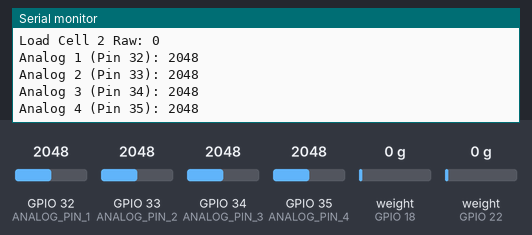
Simulated run of this sketch. Board: ESP32. Parts: the last lines printed to the serial monitor. The inputs (shaded band) are chosen by the test bench; at power-on: weight on the scale (sensors on GPIO 18, GPIO 22) 0 g, GPIO 32 (ANALOG_PIN_1) = 2048, GPIO 33 (ANALOG_PIN_2) = 2048, GPIO 34 (ANALOG_PIN_3) = 2048, GPIO 35 (ANALOG_PIN_4) = 2048.

Above: at 5.2 s.
5.3 s: weight on the scale (sensor on GPIO 18) set to 100 g
At 5.52 s:
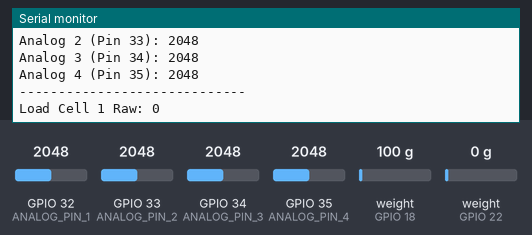
6.8 s: weight on the scale (sensor on GPIO 22) set to 100 g
At 6.93 s:
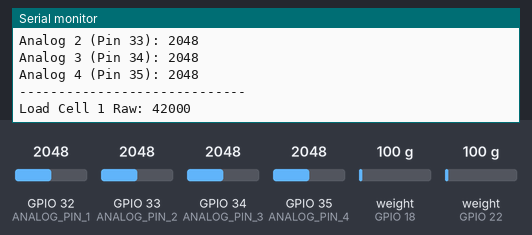
8.3 s: GPIO 32 (ANALOG_PIN_1) set to 2866
At 8.8 s:
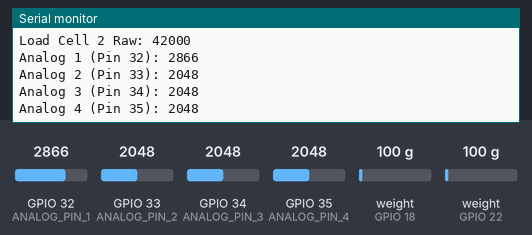
9.8 s: GPIO 33 (ANALOG_PIN_2) set to 2866
At 10.3 s:
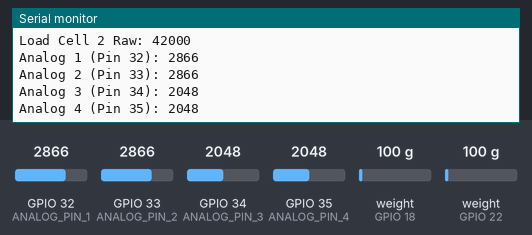
11.3 s: GPIO 34 (ANALOG_PIN_3) set to 2866
At 12.4 s:
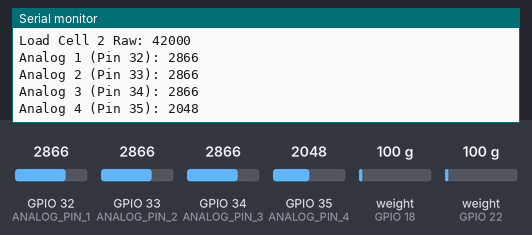
12.8 s: GPIO 35 (ANALOG_PIN_4) set to 2866
At 13.8 s:
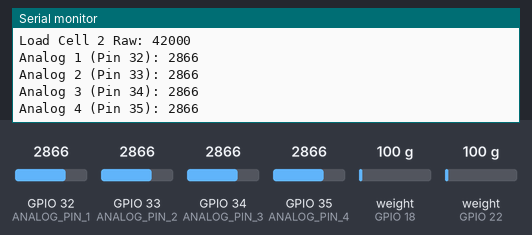
Timing chart, 0 to 15.3 s (numbered marks = the images above; inputs shaded):
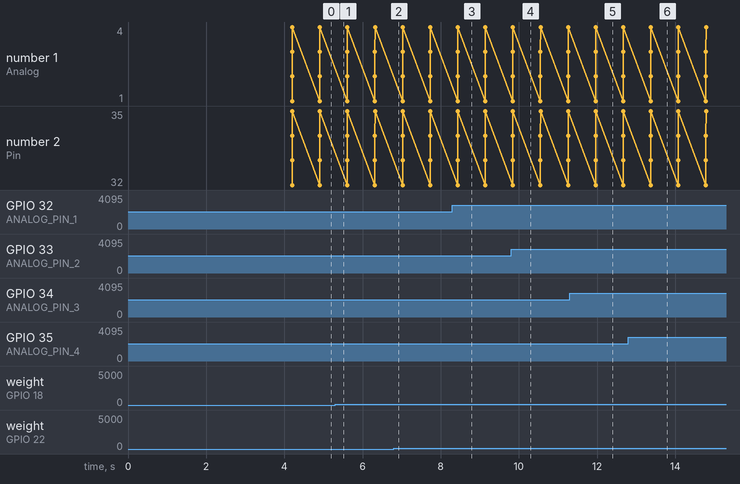

Measured:
- after the input at 6.8 s, the serial monitor: prints a new line after 0.12 s (image 2)
- after the input at 8.3 s, the serial monitor: prints a new line after 0.14 s (image 3)
- after the input at 9.8 s, the serial monitor: prints a new line after 0.05 s (image 4)
- after the input at 11.3 s, the serial monitor: prints a new line after 0.66 s (image 5)
- after the input at 12.8 s, the serial monitor: prints a new line after 0.58 s (image 6)

The sketch:

AllSensors.ino
```cpp
#include "HX711.h"

// --- Load Cell Pin Configuration ---
#define DOUT 22
#define CLK 23
#define DOUT2 18
#define CLK2 19

// --- Analog Pin Configuration (ADC1) ---
// We use ADC1 pins because ADC2 pins cannot be used when WiFi is active.
#define ANALOG_PIN_1 32
#define ANALOG_PIN_2 33
#define ANALOG_PIN_3 34
#define ANALOG_PIN_4 35

HX711 scale;
HX711 scale2;

void setup() {
  Serial.begin(115200);
  Serial.println("HX711 & Analog Read Test");

  // Initialize HX711s
  scale.begin(DOUT, CLK);
  scale2.begin(DOUT2, CLK2);

  // Optional: Set analog read resolution (default is 12-bit: 0-4095)
  // analogReadResolution(12);

  Serial.println("Taring scales... Remove any weight.");
  scale.tare();  // Reset scale to zero
  scale2.tare();

  delay(2000);
  Serial.println("Tare complete.");
}

void loop() {
  Serial.println("-----------------------------");

  // --- Load Cell 1 ---
  if (scale.is_ready()) {
    long reading = scale.read();
    Serial.print("Load Cell 1 Raw: ");
    Serial.println(reading);
  } else {
    Serial.println("Load Cell 1 not ready.");
  }

  // --- Load Cell 2 ---
  if (scale2.is_ready()) {
    long reading = scale2.read();
    Serial.print("Load Cell 2 Raw: ");
    Serial.println(reading);
  } else {
    Serial.println("Load Cell 2 not ready.");
  }

  // --- Analog Readings ---
  int val1 = analogRead(ANALOG_PIN_1);
  int val2 = analogRead(ANALOG_PIN_2);
  int val3 = analogRead(ANALOG_PIN_3);
  int val4 = analogRead(ANALOG_PIN_4);

  Serial.print("Analog 1 (Pin 32): "); Serial.println(val1);
  Serial.print("Analog 2 (Pin 33): "); Serial.println(val2);
  Serial.print("Analog 3 (Pin 34): "); Serial.println(val3);
  Serial.print("Analog 4 (Pin 35): "); Serial.println(val4);

  delay(500);
}
```
